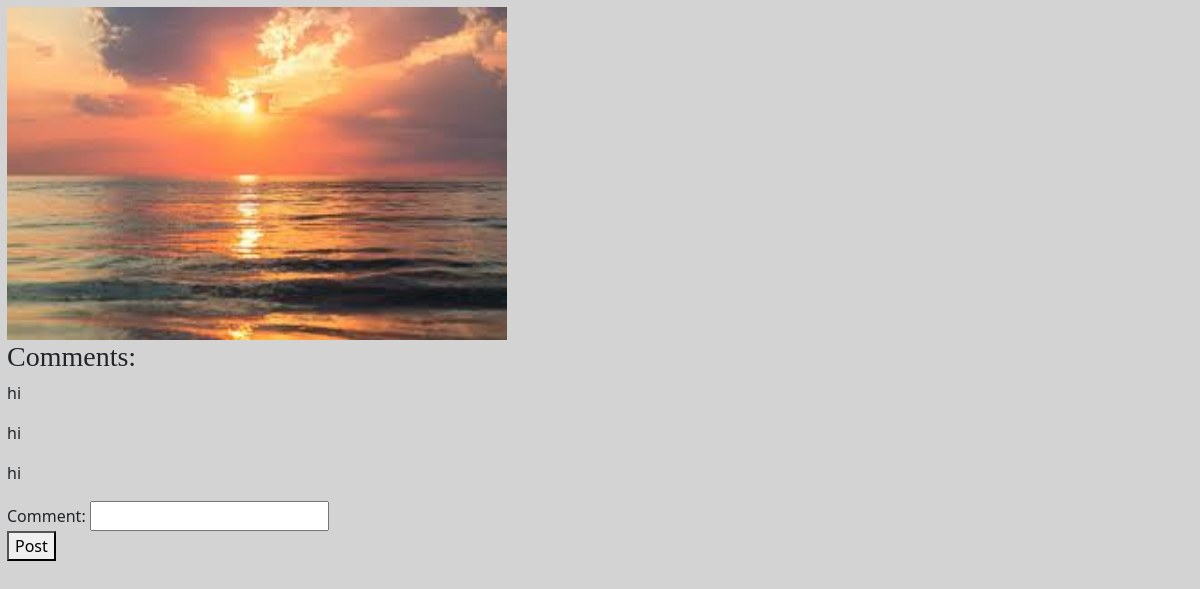
/image/25, run on an earlier commit of the app's database.
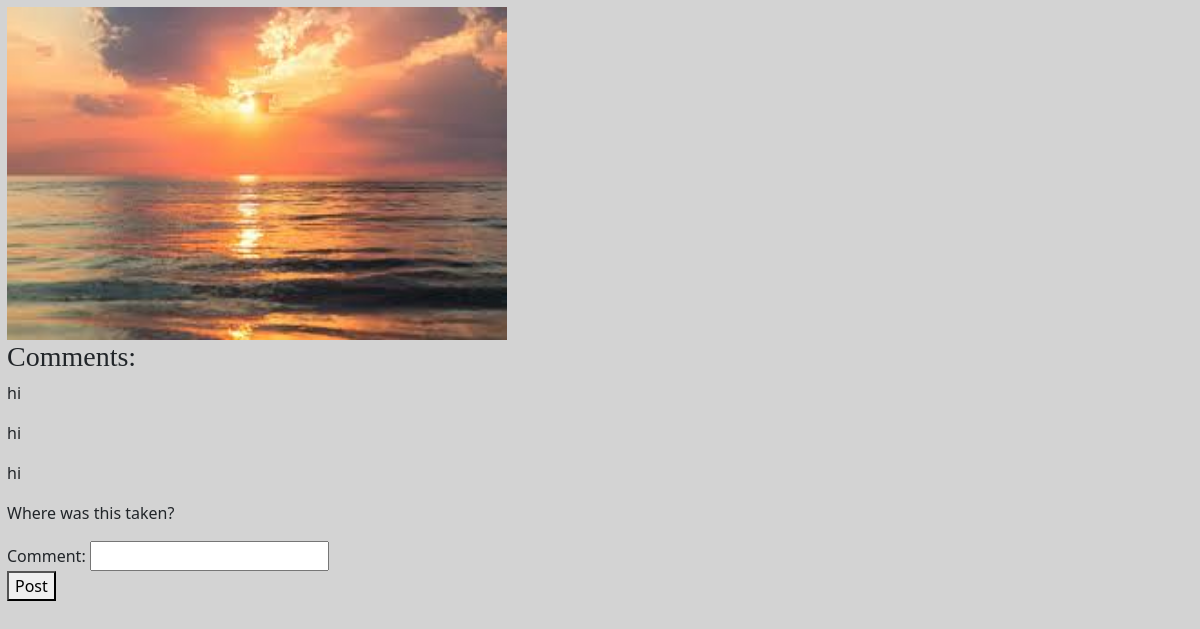
And on a later commit of the database.
### gallery/models.py (models this page shows)
class Comment(models.Model):
    comment = models.CharField(max_length = 200)
    image = models.ForeignKey(Image, on_delete=models.CASCADE, related_name="comments")

### gallery/views.py (the view, shortened to what this page needs)
# urls.py: path("image/<int:pk>", ImageDetailView.as_view(), name = "image_detail")
class ImageDetailView(DetailView):
    model = Image
    template_name = "gallery/detail.html"
    context_object_name = "image"
    def get(self, request, *args, **kwargs):
        self.object = self.get_object()
        recent = request.session.get("recent_images", [])
        image_id = self.object.id
        if(id in recent):
            recent.remove(id)
        recent.insert(0, image_id)
        recent = recent[:5]
        request.session["recent_images"] = recent
        return super().get(request, *args, **kwargs)
    def get_context_data(self, **kwargs):
        self.object = self.get_object()
        image_id = self.object.id
        comments_ = self.object.comments.all()
        context = super().get_context_data(**kwargs)
        context["comments"] = comments_
        context["form"] = CommentForm()
        return context

### gallery/views.py
class CommentForm(forms.ModelForm):
    class Meta:
        model = Comment
        fields = ["comment"]

### gallery/templates/gallery/detail.html (shortened to what this page needs)
{% load static %}
<!DOCTYPE html>
<html lang="en">
<head>
    <link href="https://cdn.jsdelivr.net/npm/bootstrap@5.3.8/dist/css/bootstrap.min.css" rel="stylesheet">
    <link href = "{% static 'gallery/style.css' %}" rel = "stylesheet">
</head>
<body>
    <img src = "{{image.image.url}}" width="500px">
    <h3>Comments: </h3>
    {% for comment in comments %}
    <div style = "border: 5px;">
    <p>{{comment.comment}}</p>
    </div>
    {% endfor %}
    <form method = "POST">
    {{form}}
    <button type = "submit">Post</button>
    </form>
</body>
</html>

What changed in the data, as far as the page shows it:
added Comment: comment "Where was this taken?"
